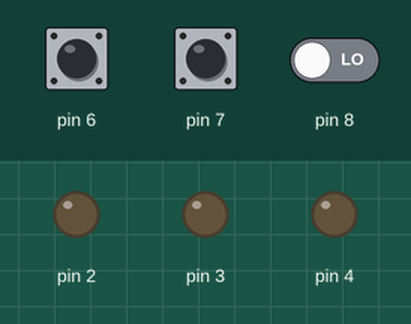
Recording of a sketch running on a simulated Arduino Uno, built with avr-gcc and run on an emulated ATmega328P. Shown: output pins drawn as LEDs (lit = HIGH). Inputs (shaded band) come from the test bench; at power-on: pin 6 LOW, pin 7 LOW, pin 8 LOW.

Above: at 1.2 s.
1.3 s: pin 6 driven HIGH
At 1.6 s:
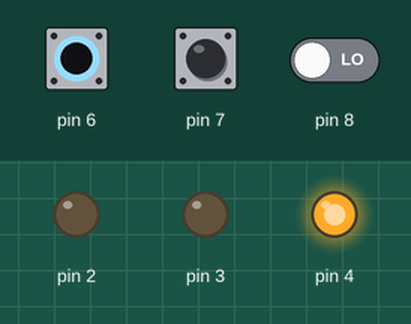
2.8 s: pin 7 pulsed HIGH 5 times (0.12 s each, 0.3 s apart)
At 4.9 s:
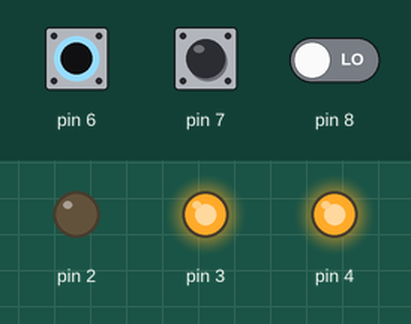
5.8 s: pin 8 driven HIGH
At 6.2 s:
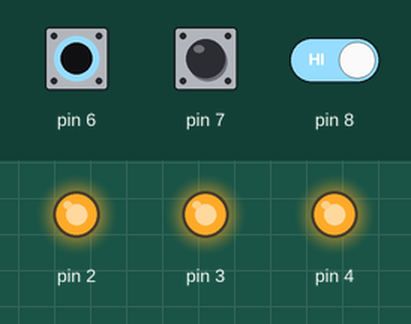
7.3 s: pin 6 pulsed LOW 5 times (0.12 s each, 0.3 s apart)
At 9.1 s:
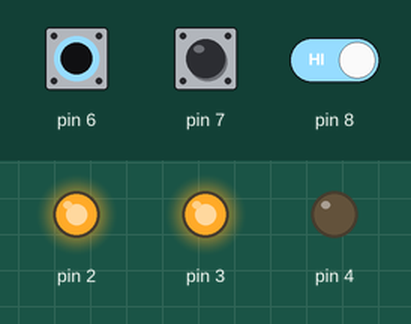
10.3 s: pin 7 driven HIGH
At 10.9 s:
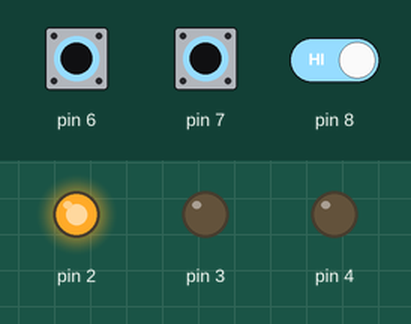
Timing chart, 0 to 12.8 s (numbered marks = the images above; inputs shaded):
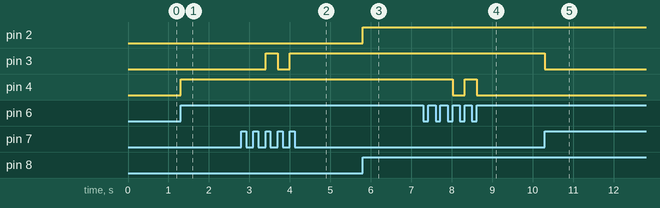

The sketch:

aufgabe2.ino
```cpp
bool lightA = false;
bool lightB = false;
bool lightC = false;
bool lightGate1 = false;
bool lightGate2 = false;
bool lightGate3 = false;
void setup() {
    pinMode( 4 , OUTPUT);
    pinMode( 3, OUTPUT);
    pinMode(2, OUTPUT);
    pinMode(8, INPUT);
    pinMode(7, INPUT);
    pinMode(6, INPUT);
}
void loop(){
    if (lightGate1 != digitalRead(8) && !lightGate1){
        lightA = !lightA;
    }
    if (lightGate2 != digitalRead(7) && !lightGate2) {
        lightB = !lightB;
    }
    if (lightGate3 != digitalRead(6) && !lightGate3) {
        lightC = !lightC;
    }
    lightGate1 = digitalRead(8);
    lightGate2 = digitalRead(7);
    lightGate3 = digitalRead(6);

    setLights();
}
void setLights(){
    if (lightA) {
        digitalWrite(2,HIGH);
    }
    else {
        digitalWrite(2, LOW);

    }
    if (lightB) {
        digitalWrite(3,HIGH);
    }
    else {
        digitalWrite(3, LOW);
    }

    if (lightC) {
        digitalWrite(4,HIGH);
    }
    else {
        digitalWrite(4, LOW);
    }

}
```

Measured:
- after the input at 1.3 s, pin 4: LOW → HIGH at once
- after the input at 2.8 s, pin 3: LOW → HIGH after 0.60 s, → LOW 0.30 s later, → HIGH 0.30 s later
- after the input at 5.8 s, pin 2: LOW → HIGH at once
- after the input at 7.3 s, pin 4: HIGH → LOW after 0.72 s, → HIGH 0.30 s later, → LOW 0.30 s later
- after the input at 10.3 s, pin 3: HIGH → LOW at once
